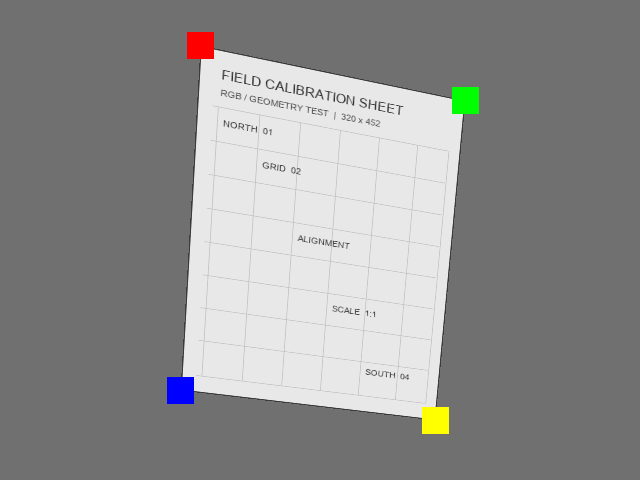
#> input picture video_correct_integrated_20261008/results/camera_target_large_20261011/source_large_markers_640x480.png, 640 x 480 px
$ python prepare_fixture.py
#> lines starting #> are read from the running program, lines starting #| are printed output that depends on the picture; after the words box and inside, x2 and y2 are one past the last pixel; in counts of white or black regions, pixels touching at a corner belong together
### video_correct_integrated_20261008/diagnostics/ddr_camera_black_20261014/b_algorithm/python/brect/golden.py
"""Independent float golden model. RGB888; no OpenCV transform functions."""
import numpy as np

CORNERS = ("TL", "TR", "BR", "BL")
DEFAULT_THRESHOLDS = {"black": ((0, 0, 0), (64, 64, 64))}


def integer_bounds(value, shape, name):
    """Configuration uses integer pixel/channel bounds, never rounded floats."""
    try:
        bounds = np.asarray(value)
    except (TypeError, ValueError) as error:
        raise ValueError(f"{name} must contain integer bounds with shape {shape}") from error
    if bounds.shape != shape or not np.issubdtype(bounds.dtype, np.integer):
        raise ValueError(f"{name} must contain integer bounds with shape {shape}")
    return bounds


def marker_rois(width, height, rois=None):
    """Return validated inclusive rectangles in fixed TL,TR,BR,BL order."""
    if rois is None:
        mx, my = width // 2, height // 2
        rois = {"TL": ((0, 0), (mx-1, my-1)),
                "TR": ((mx, 0), (width-1, my-1)),
                "BR": ((mx, my), (width-1, height-1)),
                "BL": ((0, my), (mx-1, height-1))}
    if not isinstance(rois, dict) or set(rois) != set(CORNERS):
        raise ValueError("ROIs must contain exactly TL, TR, BR, BL")
    rectangles = []
    for name in CORNERS:
        bounds = integer_bounds(rois[name], (2, 2), f"ROI {name}")
        lo, hi = bounds
        if np.any(lo < 0) or np.any(lo > hi) or hi[0] >= width or hi[1] >= height:
            raise ValueError(f"ROI {name} must be a nonempty inclusive rectangle inside the source image")
        xmin, ymin = map(int, lo)
        xmax, ymax = map(int, hi)
        for ax, ay, bx, by in rectangles:
            if xmin <= bx and ax <= xmax and ymin <= by and ay <= ymax:
                raise ValueError("Marker ROIs must not overlap, including their boundary pixels")
        rectangles.append((xmin, ymin, xmax, ymax))
    return rectangles


def validate_image(image):
    if not isinstance(image, np.ndarray) or image.dtype != np.uint8 or image.ndim != 3 or image.shape[2] != 3:
        raise ValueError("Expected uint8 RGB image")
    if not 2 <= image.shape[0] <= 4096 or not 2 <= image.shape[1] <= 4096:
        raise ValueError("Source dimensions must be 2..4096")


# [9 lines left out: function validate_points, not called in this run]


def detect_markers(image, thresholds=None, min_pixels=16, max_pixels=4096, max_span=128, rois=None):
    """Black RGB threshold + centroid in four disjoint spatial search windows.

    Bounds are inclusive; centroids round to nearest integer, ties up.
    Default windows are quadrants. Black text inside a window also contributes:
    use tight custom windows when other black objects appear in the image.
    """
    validate_image(image)
    th = DEFAULT_THRESHOLDS if thresholds is None else thresholds
    if not isinstance(th, dict) or set(th) != {"black"}:
        raise ValueError('Thresholds must contain exactly "black": [[Rmin,Gmin,Bmin],[Rmax,Gmax,Bmax]]')
    lo, hi = integer_bounds(th["black"], (2, 3), "Black RGB threshold")
    if np.any(lo < 0) or np.any(hi > 255) or np.any(lo > hi):
        raise ValueError("Black thresholds must be inclusive bounds in 0..255")
    for name, value in (("min_pixels", min_pixels), ("max_pixels", max_pixels), ("max_span", max_span)):
        if isinstance(value, bool) or not isinstance(value, (int, np.integer)):
            raise ValueError(f"{name} must be an integer")
    if not 1 <= min_pixels <= max_pixels <= 16777216 or not 0 <= max_span <= 4095:
        raise ValueError("Require 1 <= MIN_PIXELS <= MAX_PIXELS <= 16777216 and 0 <= MAX_SPAN <= 4095")
    height, width = image.shape[:2]
    rectangles = marker_rois(width, height, rois)
    points, stats = [], {}
    good = True
    for name, (xmin, ymin, xmax, ymax) in zip(CORNERS, rectangles):
        region = image[ymin:ymax+1, xmin:xmax+1]
        black = np.all((region >= lo) & (region <= hi), axis=2)
        yy, xx = np.nonzero(black)
        xx, yy = xx + xmin, yy + ymin
        n = len(xx)
        span = (int(np.ptp(xx)), int(np.ptp(yy))) if n else (0, 0)
        stats[name] = {"count": n, "span": span, "roi": [[xmin, ymin], [xmax, ymax]]}
        if not min_pixels <= n <= max_pixels or max(span) > max_span:
            good = False
        if n:
            centroid = ((int(xx.sum()) + n // 2) // n, (int(yy.sum()) + n // 2) // n)
            points.append(centroid)
            stats[name]["centroid"] = centroid
    if not good:
        return None, stats
    try:
        validate_points(points)
    except ValueError:
        return None, stats
    return np.asarray(points, dtype=np.int64), stats


# [54 lines left out: functions homography, map_float, sample_float, rectify_float, not called in this run]

### video_correct_integrated_20261008/diagnostics/ddr_camera_hires_prefetch_20261012/prepare_fixture.py
"""Generate separate high-resolution data for the existing independent fixed model."""
from pathlib import Path
import json
import sys
import numpy as np
from PIL import Image

D=Path(__file__).resolve().parent
R=D.parents[1]
O=D/"results"
sys.path.insert(0,str(R/"vendor/b/python"))
from brect.fixed import rectify_fixed
from brect.golden import detect_markers
source_image=Image.open(R/"results/camera_target_large_20261011/source_large_markers_640x480.png").convert("RGB").resize((960,540),Image.Resampling.NEAREST)
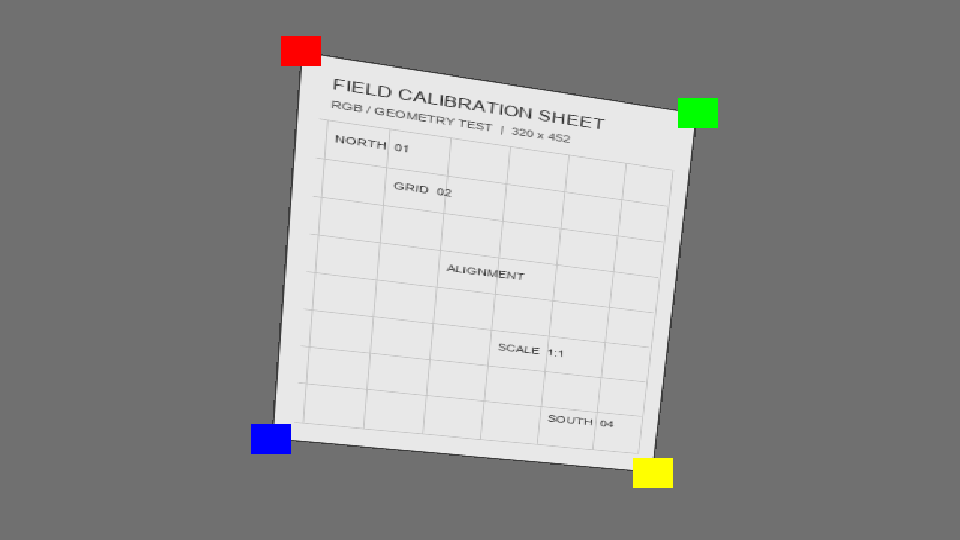
#> source_image: PIL image 960x540 RGB; mean R, G, B 144.3, 144.3, 143.7
source=np.asarray(source_image,dtype=np.uint8)
points,stats=detect_markers(source)
#> the loop in detect_markers, `for name, (xmin, ymin, xmax, ymax) in zip(CORNERS, rectangles):` made 4 passes
#> (n, span, centroid) on passes 1 to 4: (480, (195, 215), (337, 129)), (376, (215, 189), (624, 143)), (354, (197, 199), (625, 398)), (368, (207, 187), (327, 393))
#> pass 1, in detect_markers, `region = image[ymin:ymax+1, xmin:xmax+1]`:
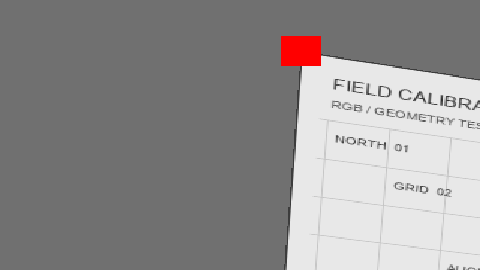
#> region: shape (270, 480, 3); mean R, G, B 146.2, 143.8, 143.8
#> pass 1, in detect_markers, `black = np.all((region >= lo) & (region <= hi), axis=2)`:
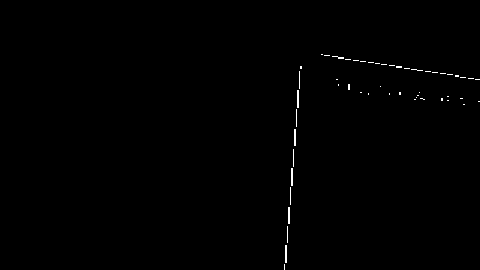
#> black: shape (270, 480) bool; 0.37% white in thin lines or dots, all inside (x1, y1, x2, y2) = (284, 54, 480, 270)
#> pass 2, in detect_markers, `region = image[ymin:ymax+1, xmin:xmax+1]`:
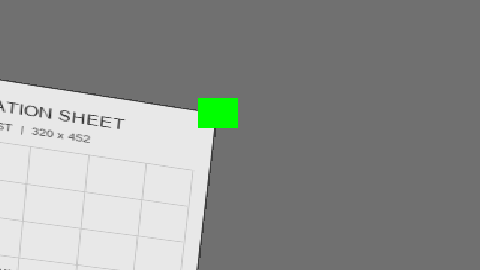
#> region: shape (270, 480, 3); mean R, G, B 142.7, 145, 142.7
#> pass 2, in detect_markers, `black = np.all((region >= lo) & (region <= hi), axis=2)`:
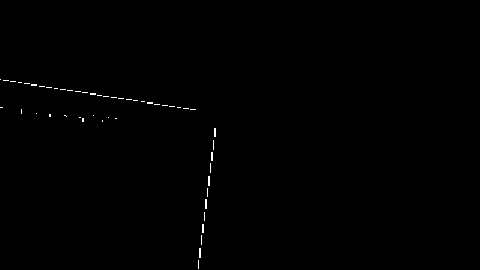
#> black: shape (270, 480) bool; 0.29% white in thin lines or dots, all inside (x1, y1, x2, y2) = (0, 79, 216, 269)
#> after the loop in detect_markers, `for name, (xmin, ymin, xmax, ymax) in zip(CORNERS, rectangles):`:
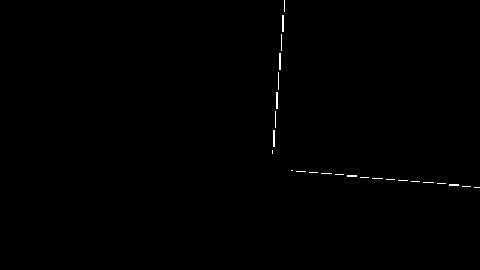
#> black: shape (270, 480) bool; 0.28% white in thin lines or dots, all inside (x1, y1, x2, y2) = (272, 0, 480, 188)
#> after the loop in detect_markers, `for name, (xmin, ymin, xmax, ymax) in zip(CORNERS, rectangles):`: points = [(337, 129), (624, 143), (625, 398), (327, 393)]; stats = 4 items
#> stats = 4 items
#> (the run stopped early here; a loop or call above may not have finished)
